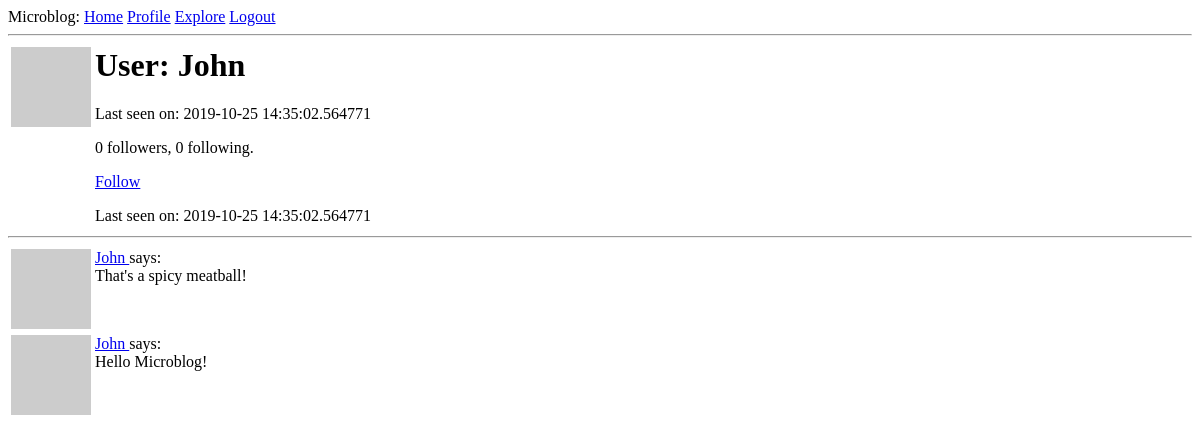
/user/John (signed in), run on an earlier commit of the app's database.
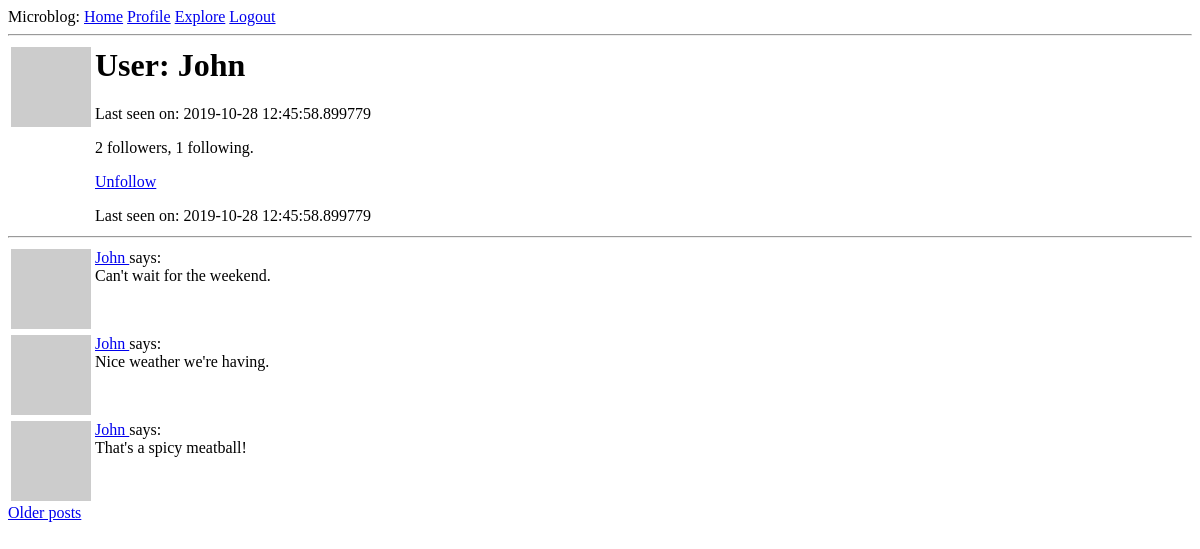
And on a later commit of the database.
### app/models.py (models this page shows, shortened)
class User(UserMixin, db.Model):
    id = db.Column(db.Integer, primary_key=True)
    username = db.Column(db.String(64), index=True, unique=True)
    email = db.Column(db.String(120), index=True, unique=True)
    password_hash = db.Column(db.String(128))
    posts = db.relationship('Post', backref='author', lazy='dynamic')
    about_me = db.Column(db.String(140))
    last_seen = db.Column(db.DateTime, default=datetime.utcnow)
    def avatar(self, size):
        digest = md5(self.email.lower().encode('utf-8')).hexdigest()
        print('https://www.gravatar.com/avatar/{}?d=identicon&s={}'.format(digest, size))
        return 'https://www.gravatar.com/avatar/{}?d=identicon&s={}'.format(digest, size)
    followed = db.relationship(
        "User", secondary=followers,
        primaryjoin=(followers.c.follower_id== id),
        secondaryjoin=(followers.c.followed_id == id),
        backref=db.backref("followers", lazy="dynamic"), lazy="dynamic")
    def is_following(self, user):
        return self.followed.filter(
            followers.c.followed_id == user.id).count() > 0

class Post(db.Model):
    id = db.Column(db.Integer, primary_key=True)
    body = db.Column(db.String(140))
    timestamp = db.Column(db.DateTime, index=True, default=datetime.utcnow)
    user_id = db.Column(db.Integer, db.ForeignKey('user.id'))

### app/routes.py (the view)
@myApp.route('/user/<username>')
@login_required
def user(username):
    user = User.query.filter_by(username=username).first_or_404()
    page = request.args.get("page", 1, type=int)
    posts = user.posts.order_by(Post.timestamp.desc()).paginate(
        page, myApp.config["POSTS_PER_PAGE"], False)
    next_url = url_for("user", username=user.username, page=posts.next_num) \
        if posts.has_next else None
    prev_url = url_for("user", username=user.username, page=posts.prev_num) \
        if posts.has_prev else None
    return render_template('user.html', user=user, posts=posts.items, next_url=next_url, prev_url=prev_url)

### app/models.py (called while the page is built)
@login.user_loader
def load_user(id):
    return User.query.get(int(id))

### app/routes.py (called while the page is built)
@myApp.before_request
def before_request():
    if current_user.is_authenticated:
        current_user.last_seen = datetime.utcnow()
        db.session.commit()

### app/templates/user.html (shortened to what this page needs)
{% extends "base.html" %}
{% block content %}
    <table>
        <tr valign="top">
            <td><img src="{{ user.avatar(128) }}"></td>
            <td>
                <h1>User: {{ user.username }}</h1>
                {% if user.last_seen %}<p>Last seen on: {{ user.last_seen }}</p>{% endif %}
                <p>{{ user.followers.count() }} followers, {{ user.followed.count() }} following.</p>
                {% if user == current_user %}
                <p><a href="{{ url_for('edit_profile') }}">Edit your profile</a></p>
                {% elif not current_user.is_following(user) %}
                <p><a href="{{ url_for('follow', username=user.username) }}">Follow</a></p>
                {% else %}
                <p><a href="{{ url_for('unfollow', username=user.username) }}">Unfollow</a></p>
                {% endif %}
                {% if user.last_seen %}<p>Last seen on: {{ user.last_seen }}</p>{% endif %}
            </td>
        </tr>
    </table>
    <hr>
    {% for post in posts %}
        {% include '_post.html' %}
    {% endfor %}
    {% if next_url %}
    <a href="{{ next_url }}">Older posts</a>
    {% endif %}
{% endblock %}

### app/templates/_post.html
    <table>
        <tr valign="top">
            <td><img src="{{ post.author.avatar(36) }}"></td>
            <td>
                <a href="{{ url_for('user', username=post.author.username) }}">
                    {{ post.author.username }}
                </a>
                says:<br>{{ post.body }}
            </td>
        </tr>
    </table>

What changed in the data, as far as the page shows it:
no longer on this page (row unchanged): Post: author.username "John", body "Hello Microblog!"
changed User "John": last_seen "2019-10-25 14:35:02.564771" → "2019-10-28 12:45:58.899779"
added Post: author.username "John", body "Can't wait for the weekend."
added Post: author.username "John", body "Nice weather we're having."
Also different on the page:
{{ user.followers.count() }}: "0" → "2"
{{ user.followed.count() }}: "0" → "1"
text no longer shown: "Follow"
text now shown: "Unfollow Older posts"
